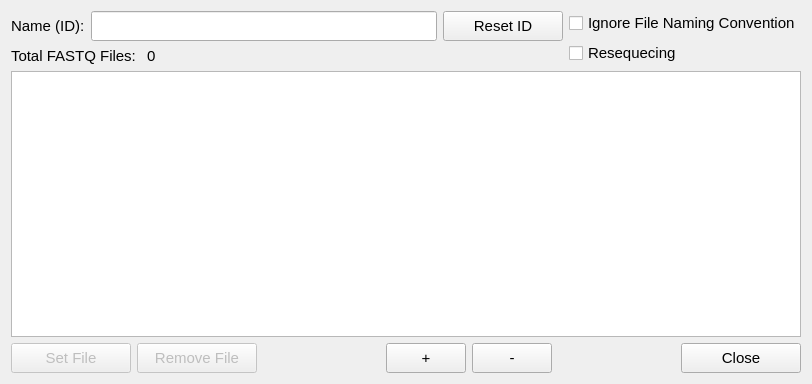
<?xml version="1.0" encoding="UTF-8"?>
<ui version="4.0">
 <class>SampleManager</class>
 <widget class="QWidget" name="SampleManager">
  <property name="geometry">
   <rect>
    <x>0</x>
    <y>0</y>
    <width>812</width>
    <height>384</height>
   </rect>
  </property>
  <property name="sizePolicy">
   <sizepolicy hsizetype="Minimum" vsizetype="Minimum">
    <horstretch>0</horstretch>
    <verstretch>0</verstretch>
   </sizepolicy>
  </property>
  <property name="minimumSize">
   <size>
    <width>812</width>
    <height>384</height>
   </size>
  </property>
  <property name="font">
   <font>
    <pointsize>11</pointsize>
   </font>
  </property>
  <property name="windowTitle">
   <string>Sample Data Editor</string>
  </property>
  <property name="windowIcon">
   <iconset resource="gui_resource.qrc">
    <normaloff>:/etc/icon.png</normaloff>:/etc/icon.png</iconset>
  </property>
  <layout class="QGridLayout" name="gridLayout">
   <item row="0" column="0">
    <layout class="QHBoxLayout" name="horizontalLayout">
     <item>
      <widget class="QLabel" name="NameLabel">
       <property name="sizePolicy">
        <sizepolicy hsizetype="Minimum" vsizetype="Minimum">
         <horstretch>0</horstretch>
         <verstretch>0</verstretch>
        </sizepolicy>
       </property>
       <property name="text">
        <string>Name (ID):</string>
       </property>
      </widget>
     </item>
     <item>
      <widget class="QLineEdit" name="SampleNameLineEdit">
       <property name="sizePolicy">
        <sizepolicy hsizetype="Expanding" vsizetype="Minimum">
         <horstretch>0</horstretch>
         <verstretch>0</verstretch>
        </sizepolicy>
       </property>
      </widget>
     </item>
     <item>
      <widget class="QPushButton" name="ResetNameButton">
       <property name="sizePolicy">
        <sizepolicy hsizetype="Minimum" vsizetype="Minimum">
         <horstretch>0</horstretch>
         <verstretch>0</verstretch>
        </sizepolicy>
       </property>
       <property name="minimumSize">
        <size>
         <width>120</width>
         <height>30</height>
        </size>
       </property>
       <property name="toolTip">
        <string>Reset to file prefix (Illumina pattern)</string>
       </property>
       <property name="text">
        <string>Reset ID</string>
       </property>
      </widget>
     </item>
    </layout>
   </item>
   <item row="0" column="1" rowspan="2">
    <layout class="QVBoxLayout" name="verticalLayout">
     <item>
      <widget class="QCheckBox" name="IgnoreUnmatchingFilenameBox">
       <property name="sizePolicy">
        <sizepolicy hsizetype="Minimum" vsizetype="Minimum">
         <horstretch>0</horstretch>
         <verstretch>0</verstretch>
        </sizepolicy>
       </property>
       <property name="text">
        <string>Ignore File Naming Convention</string>
       </property>
      </widget>
     </item>
     <item>
      <widget class="QCheckBox" name="IsReseqBox">
       <property name="sizePolicy">
        <sizepolicy hsizetype="Minimum" vsizetype="Minimum">
         <horstretch>0</horstretch>
         <verstretch>0</verstretch>
        </sizepolicy>
       </property>
       <property name="text">
        <string>Resequecing</string>
       </property>
      </widget>
     </item>
    </layout>
   </item>
   <item row="1" column="0">
    <layout class="QHBoxLayout" name="horizontalLayout_5">
     <item>
      <widget class="QLabel" name="label">
       <property name="sizePolicy">
        <sizepolicy hsizetype="Minimum" vsizetype="Minimum">
         <horstretch>0</horstretch>
         <verstretch>0</verstretch>
        </sizepolicy>
       </property>
       <property name="text">
        <string>Total FASTQ Files: </string>
       </property>
      </widget>
     </item>
     <item>
      <widget class="QLabel" name="FilesCountLabel">
       <property name="sizePolicy">
        <sizepolicy hsizetype="Expanding" vsizetype="Minimum">
         <horstretch>0</horstretch>
         <verstretch>0</verstretch>
        </sizepolicy>
       </property>
       <property name="text">
        <string>0</string>
       </property>
      </widget>
     </item>
    </layout>
   </item>
   <item row="2" column="0" colspan="2">
    <widget class="QTableWidget" name="FilesTableWidget">
     <property name="sizePolicy">
      <sizepolicy hsizetype="Expanding" vsizetype="Expanding">
       <horstretch>0</horstretch>
       <verstretch>0</verstretch>
      </sizepolicy>
     </property>
     <property name="layoutDirection">
      <enum>Qt::LeftToRight</enum>
     </property>
     <property name="editTriggers">
      <set>QAbstractItemView::NoEditTriggers</set>
     </property>
     <property name="selectionMode">
      <enum>QAbstractItemView::SingleSelection</enum>
     </property>
     <property name="selectionBehavior">
      <enum>QAbstractItemView::SelectItems</enum>
     </property>
     <property name="textElideMode">
      <enum>Qt::ElideLeft</enum>
     </property>
    </widget>
   </item>
   <item row="3" column="0" colspan="2">
    <layout class="QHBoxLayout" name="horizontalLayout_3">
     <item>
      <widget class="QPushButton" name="SetFileButton">
       <property name="enabled">
        <bool>false</bool>
       </property>
       <property name="sizePolicy">
        <sizepolicy hsizetype="Minimum" vsizetype="Minimum">
         <horstretch>0</horstretch>
         <verstretch>0</verstretch>
        </sizepolicy>
       </property>
       <property name="minimumSize">
        <size>
         <width>120</width>
         <height>30</height>
        </size>
       </property>
       <property name="text">
        <string>Set File</string>
       </property>
      </widget>
     </item>
     <item>
      <widget class="QPushButton" name="RemoveFileButton">
       <property name="enabled">
        <bool>false</bool>
       </property>
       <property name="sizePolicy">
        <sizepolicy hsizetype="Minimum" vsizetype="Minimum">
         <horstretch>0</horstretch>
         <verstretch>0</verstretch>
        </sizepolicy>
       </property>
       <property name="minimumSize">
        <size>
         <width>120</width>
         <height>30</height>
        </size>
       </property>
       <property name="text">
        <string>Remove File</string>
       </property>
      </widget>
     </item>
     <item>
      <spacer name="horizontalSpacer_2">
       <property name="orientation">
        <enum>Qt::Horizontal</enum>
       </property>
       <property name="sizeHint" stdset="0">
        <size>
         <width>80</width>
         <height>20</height>
        </size>
       </property>
      </spacer>
     </item>
     <item>
      <widget class="QPushButton" name="AddLaneButton">
       <property name="enabled">
        <bool>true</bool>
       </property>
       <property name="sizePolicy">
        <sizepolicy hsizetype="Minimum" vsizetype="Minimum">
         <horstretch>0</horstretch>
         <verstretch>0</verstretch>
        </sizepolicy>
       </property>
       <property name="minimumSize">
        <size>
         <width>30</width>
         <height>30</height>
        </size>
       </property>
       <property name="text">
        <string>+</string>
       </property>
      </widget>
     </item>
     <item>
      <widget class="QPushButton" name="RemoveLaneButton">
       <property name="enabled">
        <bool>true</bool>
       </property>
       <property name="sizePolicy">
        <sizepolicy hsizetype="Minimum" vsizetype="Minimum">
         <horstretch>0</horstretch>
         <verstretch>0</verstretch>
        </sizepolicy>
       </property>
       <property name="minimumSize">
        <size>
         <width>30</width>
         <height>30</height>
        </size>
       </property>
       <property name="text">
        <string>-</string>
       </property>
      </widget>
     </item>
     <item>
      <spacer name="horizontalSpacer">
       <property name="orientation">
        <enum>Qt::Horizontal</enum>
       </property>
       <property name="sizeHint" stdset="0">
        <size>
         <width>80</width>
         <height>20</height>
        </size>
       </property>
      </spacer>
     </item>
     <item>
      <widget class="QPushButton" name="OKButton">
       <property name="sizePolicy">
        <sizepolicy hsizetype="Minimum" vsizetype="Minimum">
         <horstretch>0</horstretch>
         <verstretch>0</verstretch>
        </sizepolicy>
       </property>
       <property name="minimumSize">
        <size>
         <width>120</width>
         <height>30</height>
        </size>
       </property>
       <property name="text">
        <string>Close</string>
       </property>
      </widget>
     </item>
    </layout>
   </item>
  </layout>
 </widget>
 <resources>
  <include location="gui_resource.qrc"/>
 </resources>
 <connections/>
</ui>
